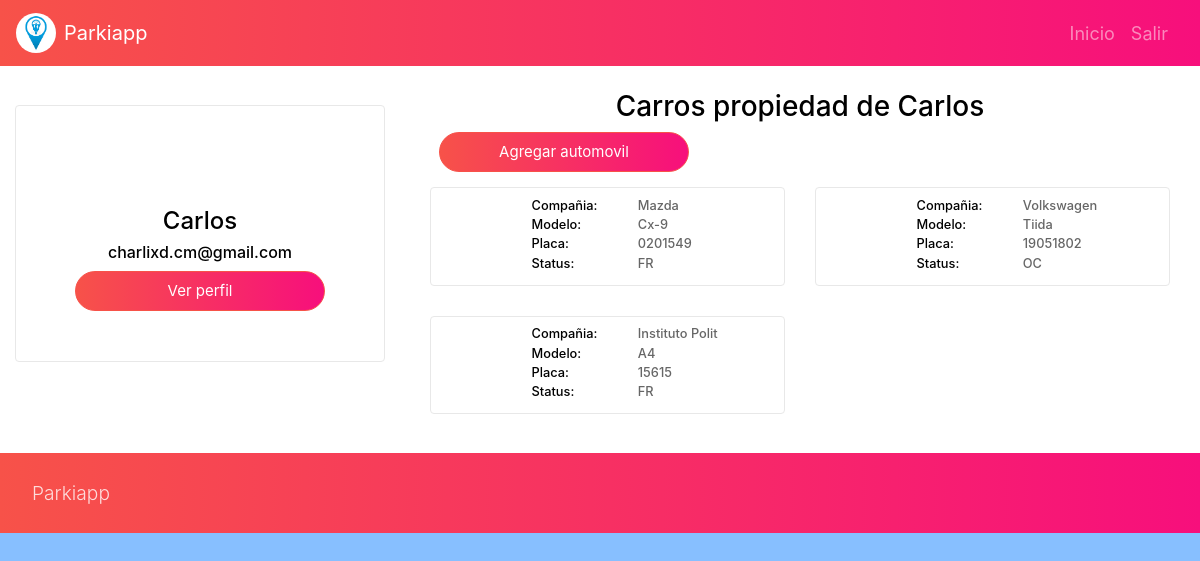
The page / (signed in) on the database its author committed.
### users/models.py (models this page shows)
class User(AbstractUser):
    avatar = models.ImageField(upload_to='users', blank=True, null=True)
    mobil = models.CharField(max_length=12, default='', help_text='Ingresa un numero no mayor a 12 digitos')
    date_start = models.DateTimeField(editable=False, auto_now=True)
    coin = models.IntegerField(default=0)
    rol = models.CharField(max_length=2, default='PU')
    email = models.EmailField(db_index=True, unique=True)
    first_name = models.CharField(max_length=64)
    last_name = models.CharField(max_length=64)
    is_admin = models.BooleanField(default=False)
    phone = models.CharField(max_length=64, default='', blank=True)
    address = models.CharField(max_length=128, default='')
    city = models.CharField(max_length=64, default='')
    zip_code = models.CharField(max_length=6, default='')
    class Meta(AbstractUser.Meta):
        swappable = 'AUTH_USER_MODEL'

### parkin/models.py (models this page shows, shortened)
class Car(models.Model):
    FREE = 'FR'
    OCUPADE = 'OC'
    ALERT = 'AL'
    STATUS = (
        (FREE, 'Libre'),
        (OCUPADE, 'Ocupado'),
        (ALERT, 'Alerta'),
    )
    user = models.ForeignKey(User, default=1)
    terminal = models.ForeignKey(Terminal, default=1)
    date_start = models.DateTimeField(editable=True, auto_now=True, null=True)
    date_end = models.DateTimeField(editable=True, auto_now=True, null=True)
    hr = models.SmallIntegerField(null=True, default=0)
    minut = models.SmallIntegerField(null=True, default=0)
    latitude = models.IntegerField(default=0)
    longitude = models.IntegerField(default=0)
    photo = models.ImageField(upload_to='parkin', blank=True, null=True)
    plates = models.CharField(max_length=15)
    model = models.CharField(max_length = 20)
    company = models.CharField(max_length=15)
    status = models.CharField(max_length=2, choices=STATUS, default='FR')

### parkin/views.py (the view, shortened to what this page needs)
# urls.py: url(r'^$', views.park, name='park'),
@login_required()
def park(request):
    supervisor = Supervisor.objects.filter(user=request.user.pk).first()
    car = Car.objects.filter(user=request.user.pk)
    if supervisor:
            template = 'park.html'
            car_terminal = Car.objects.all()
            context = {
                'cars': car_terminal,
            }
    else:
        if car:
            template = 'park.html'
            context = {
                'cars': car,
            }
    return render(request, template, context)

### parkin/templates/park.html (shortened to what this page needs)
{% load static %}
<!DOCTYPE html>
<html lang="es">
<head>
  <link rel="stylesheet" type="text/css" href="https://cdnjs.cloudflare.com/ajax/libs/bootstrap-sweetalert/1.0.1/sweetalert.css">
  <link rel="stylesheet" href="https://maxcdn.bootstrapcdn.com/bootstrap/4.0.0-beta/css/bootstrap.min.css">
  <link rel="stylesheet" href="{% static 'css/master.css' %}">
  <link rel="stylesheet" href="{% static 'css/styles.css' %}">
</head>
<body>
  <div class="pageContainer">
    <header class=" sticky-top">
      <div class="container-fluid mainMenu">
        <nav class="navbar navbar-dark unam-dark navbar-expand-lg">
          <a class="navbar-brand d-flex align-items-center" href="{% url 'users:login' %}">
            <img src="{% static 'images/fmvz.jpg'%}" width="40" height="40" class="d-inline-block align-top rounded-circle mr-2" alt="FMVZ logo">
            Parkiapp
          </a>
          <div class="collapse navbar-collapse" id="navbarSupportedContent">
            <ul class="navbar-nav  ml-auto mr-2">
              <li class="nav-item">
                <a class="nav-link" href="{% url 'park:park' %}">Inicio</a>
              </li>
              <li class="nav-item">
                <a class="nav-link" href="{% url 'users:logout' %}">Salir</a>
              </li>
            </ul>
          </div>
        </nav>
      </div>
    </header>
    <div class="container-fluid">
      <div class="row pt-4 pb-4">
        <div class="col-md-4">
          <div class="card">
            <div class="profile_image">
            </div>
            <div class="info_profile text-center">
              <h4> {{ request.user.first_name }} </h4>
              <h6> {{ request.user.email }} </h6>
            </div>
            <div class="edit_profile d-flex justify-content-center pb-4 mb-3">
              <a href="#" class="add_car_button">Ver perfil</a>
            </div>
          </div>
        </div>
        <div class="col-md-8">
          <h3 class="text-center">Carros propiedad de {{ request.user.first_name }} </h3>
          <div class="add_car text-right px-4">
            <a href="{% url 'park:register_car' %}" class="add_car_button">Agregar automovil</a>
          </div>
          <div class="container-fluid">
            <div class="">
              <div class="row">
                {%for car in cars%}
                  <div class="col-md-6">
                    <div class="card">
                      <div class="row">
                        <div class="col-md-3 col-xs-3 col-sm-3 col-3" style="display: flex; align-items: center; ">
                          <div class="img_car" style="width:57px; height:57px; border-radius: 50%; overflow: hidden; ">
                          </div>
                        </div>
                        <div class="col-md-4 col-4 col-xs-4 col-sm-4">
                          <div class="atributos_car">
                            <h6>Compañia:</h6>
                            <h6>Modelo:</h6>
                            <h6>Placa:</h6>
                            <h6>Status:</h6>
                          </div>
                        </div>
                        <div class="col-md-4 col-4 col-xs-4 col-sm-4" style="padding-left: 0 !important; ">
                          <div class="atributos_car datos">
                            <h6> {{car.company}} </h6>
                            <h6> {{car.model}} </h6>
                            <h6> {{car.plates}} </h6>
                            <h6> {{car.status}} </h6>
                          </div>
                        </div>
                      </div>
                    </div>
                  </div>
                {% endfor %}
              </div>
            </div>
          </div>
        </div>
      </div>
    </div>
    <footer class="footer text-gray-dark">
      <span class="text-muted">
        <a class="link" href="">Parkiapp</a>
      </span>
    </footer>
  </div>
</body>
</html>

### static/css/master.css (style rules this page uses)
body { font-size: 18px; display: flex; flex-direction: column; min-height: 100vh; color: #000; background-color: #87BFFF; }
.pageContainer { max-width: 1300px; width: 100%; margin: 0 auto; background-color: #FFFFFF; }
a.link { color: #fefefe; font-weight: 300; transition: all .3s ease; }
.unam-dark { background: linear-gradient(90deg,#f75249 0%,#f70f7c 100%); color: #FFFFFF; }
.mainMenu { padding: 0; }
.footer { font-size: 1.2rem; background: linear-gradient(90deg,#f75249 0%,#f70f7c 100%); min-height: 5rem; align-items: center; display: flex; padding: .2rem 2rem; }
.text-muted a { color: #FFFFFF !important; font-weight: 300; opacity: .8; }
@media screen and (min-width: 768px) { .card { margin: 15px 0; } }

### static/css/styles.css (style rules this page uses)
.card { position: relative; padding: .6rem; border: 1px solid #e8e8e8; transition: all 200ms ease-out; }
.atributos_car h6 { font-size: 0.8rem; margin-bottom: .25rem; }
.datos { color: #666666; }
.profile_image { width: 75%; margin: 0 auto; display: block; padding: 2rem 0; }
.add_car_button { width: 250px; font-size: 15px; border-radius: 30px; color: #FFFFfF; display: flex; justify-content: center; padding: .5rem 2rem; align-items: center; border: 1px solid #f75249; background: linear-gradient(90deg,#f75249 0%,#f70f7c 100%); }

### rows shown on the page
User: user.first_name "Carlos", user.email "charlixd.cm@gmail.com"
Car: company "Mazda", model "Cx-9", plates "0201549", status "FR"
Car: company "Volkswagen", model "Tiida", plates "19051802", status "OC"
Car: company "Instituto Polit", model "A4", plates "15615", status "FR"
